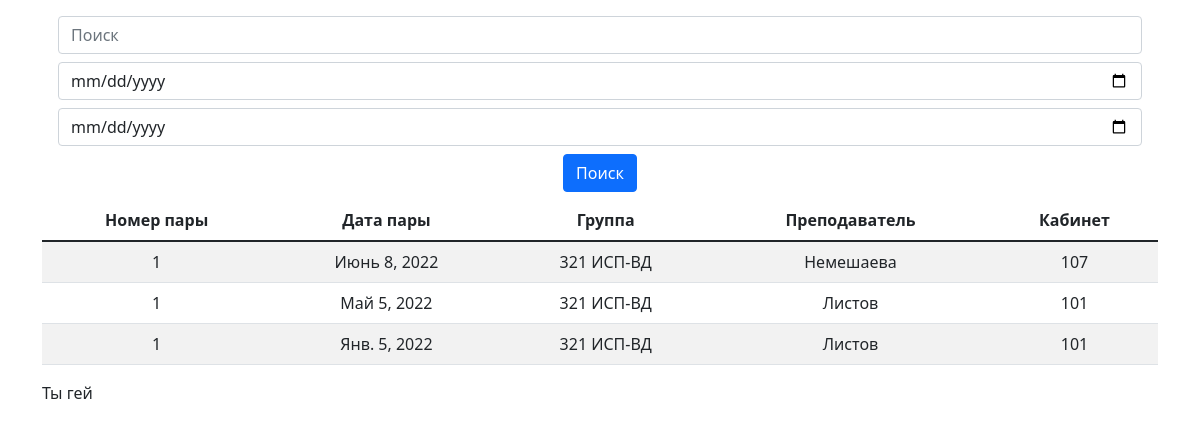
The app's page / (signed in) with its own data.
### Schedule/models.py (models this page shows, shortened)
class TimeTable(models.Model):
    number = models.PositiveSmallIntegerField("Номер пары", default=1)
    date = models.DateField("Дата пары")
    teacher = models.ForeignKey(Teacher, verbose_name="Преподаватель", on_delete=models.CASCADE)
    group = models.ForeignKey(Group, verbose_name="Группа", on_delete=models.CASCADE)
    cabinet = models.ForeignKey(Cabinet, verbose_name="Кабинет", on_delete=models.CASCADE)
    reduction = models.BooleanField("Сокращенный день?", default=False)
    class Meta:
        verbose_name = "Расписание"
        verbose_name_plural = "Расписание"

class Group(models.Model):
    group_name = models.CharField("Группа", max_length=20)
    class Meta:
        verbose_name = "Группа"
        verbose_name_plural = "Группы"

class Teacher(models.Model):
    first_name = models.CharField(verbose_name="Имя", max_length=20)
    last_name = models.CharField(verbose_name="Фамилия", max_length=50)
    middle_name = models.CharField(verbose_name="Отчество", max_length=50)
    class Meta:
        verbose_name = "Преподаватель"
        verbose_name_plural = "Преподаватели"

class Cabinet(models.Model):
    cabinet_name = models.CharField("Кабинет", max_length=20)
    class Meta:
        verbose_name = "Кабинет"
        verbose_name_plural = "Кабинеты"

### Schedule/views.py (the view)
# urls.py: path('', views.LessonsDetail.as_view(), name='lessons_detail'),
class LessonsDetail(views.generic.ListView):
    model = TimeTable
    template_name = 'lessons_list.html'
    def get_queryset(self):
        if self.request.user.is_superuser:
            return TimeTable.objects.all().order_by('-date')
        else:
            return TimeTable.objects.filter(date__range=[datetime.now() - timedelta(days=USER_RANGE_START),
                                                         datetime.now() + timedelta(days=USER_RANGE_END)]).order_by('-date')

### templates/lessons_list.html (shortened to what this page needs)
{% extends 'base.html' %}
{% block content %}
    <div class="row">
        <div class="col text-center">
            <form class="form-row" action="{% url 'lesson_filter' %}" method="get">
                <div class="form-group mx-sm-3 mb-2 mt-3">
                    <input type="text" class="form-control" name="search" placeholder="Поиск">
                </div>
              {% if request.user.is_superuser %}
                  <div class="form-group mx-sm-3 mb-2">
                    <input type="date" class="form-control" name="date_start" placeholder="Дата начала">
                  </div>
                  <div class="form-group mx-sm-3 mb-2">
                    <input type="date" class="form-control" name="date_end" placeholder="Дата конца">
                  </div>
              {% endif %}
              <button type="submit" class="btn btn-primary mb-2">Поиск</button>
            </form>
            <table class="table table-striped">
              <thead>
                <tr>
                  <th scope="col">Номер пары</th>
                  <th scope="col">Дата пары</th>
                  <th scope="col">Группа</th>
                  <th scope="col">Преподаватель</th>
                  <th scope="col">Кабинет</th>
                </tr>
              </thead>
              <tbody>
                {% for table in timetable_list %}
                    <tr>
                      <td>{{ table.number }}</td>
                      <td>{{ table.date }}</td>
                      <td>{{ table.group.group_name }}</td>
                      <td>{{ table.teacher.last_name }}</td>
                      <td>{{ table.cabinet.cabinet_name }}</td>
                    </tr>
              {% endfor %}
              </tbody>
            </table>
        </div>
    </div>
    Ты гей
{% endblock content %}

### templates/base.html (shortened to what this page needs)
<!DOCTYPE html>
<html lang="ru">
<head>
    <link href="https://cdn.jsdelivr.net/npm/bootstrap@5.1.3/dist/css/bootstrap.min.css" rel="stylesheet">
</head>
<div class="container">
    {% block content %}
    {% endblock content %}
</div>
</html>

### records on screen
TimeTable: number "1", date "Июнь 8, 2022", group.group_name "321 ИСП-ВД", teacher.last_name "Немешаева", cabinet.cabinet_name "107"
TimeTable: number "1", date "Май 5, 2022", group.group_name "321 ИСП-ВД", teacher.last_name "Листов", cabinet.cabinet_name "101"
TimeTable: number "1", date "Янв. 5, 2022", group.group_name "321 ИСП-ВД", teacher.last_name "Листов", cabinet.cabinet_name "101"
